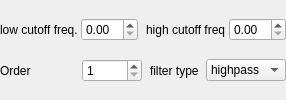
                <widget class="QWidget" name="digitalFilterTab">
                 <property name="sizePolicy">
                  <sizepolicy hsizetype="Preferred" vsizetype="Minimum">
                   <horstretch>0</horstretch>
                   <verstretch>0</verstretch>
                  </sizepolicy>
                 </property>
                 <layout class="QVBoxLayout" name="verticalLayout_4">
                  <property name="spacing">
                   <number>3</number>
                  </property>
                  <property name="leftMargin">
                   <number>0</number>
                  </property>
                  <property name="topMargin">
                   <number>3</number>
                  </property>
                  <property name="rightMargin">
                   <number>0</number>
                  </property>
                  <property name="bottomMargin">
                   <number>3</number>
                  </property>
                  <item>
                   <layout class="QHBoxLayout" name="numDigitalFilter" stretch="1,1">
                    <item>
                     <layout class="QHBoxLayout" name="horizontalLayout_32" stretch="4,3">
                      <property name="leftMargin">
                       <number>0</number>
                      </property>
                      <item>
                       <widget class="QLabel" name="label_3">
                        <property name="text">
                         <string>low cutoff freq.</string>
                        </property>
                       </widget>
                      </item>
                      <item>
                       <widget class="QDoubleSpinBox" name="lowcut">
                        <property name="toolTip">
                         <string>low cutoff frequency</string>
                        </property>
                        <property name="singleStep">
                         <double>0.100000000000000</double>
                        </property>
                       </widget>
                      </item>
                     </layout>
                    </item>
                    <item>
                     <layout class="QHBoxLayout" name="horizontalLayout_33" stretch="4,3">
                      <property name="leftMargin">
                       <number>5</number>
                      </property>
                      <item>
                       <widget class="QLabel" name="label_2">
                        <property name="text">
                         <string>high cutoff freq</string>
                        </property>
                       </widget>
                      </item>
                      <item>
                       <widget class="QDoubleSpinBox" name="highcut">
                        <property name="toolTip">
                         <string>high cutoff frequency</string>
                        </property>
                        <property name="singleStep">
                         <double>0.100000000000000</double>
                        </property>
                       </widget>
                      </item>
                     </layout>
                    </item>
                   </layout>
                  </item>
                  <item>
                   <layout class="QHBoxLayout" name="horizontalLayout_6" stretch="0,0">
                    <item>
                     <layout class="QHBoxLayout" name="horizontalLayout_34" stretch="4,3">
                      <property name="leftMargin">
                       <number>0</number>
                      </property>
                      <item>
                       <widget class="QLabel" name="label_5">
                        <property name="text">
                         <string>Order</string>
                        </property>
                       </widget>
                      </item>
                      <item>
                       <widget class="QSpinBox" name="order">
                        <property name="minimum">
                         <number>1</number>
                        </property>
                        <property name="maximum">
                         <number>1000</number>
                        </property>
                       </widget>
                      </item>
                     </layout>
                    </item>
                    <item>
                     <layout class="QHBoxLayout" name="horizontalLayout_35" stretch="4,3">
                      <property name="leftMargin">
                       <number>5</number>
                      </property>
                      <item>
                       <widget class="QLabel" name="label_4">
                        <property name="text">
                         <string>filter type</string>
                        </property>
                       </widget>
                      </item>
                      <item>
                       <widget class="QComboBox" name="filterType">
                        <item>
                         <property name="text">
                          <string>highpass</string>
                         </property>
                        </item>
                        <item>
                         <property name="text">
                          <string>lowpass</string>
                         </property>
                        </item>
                       </widget>
                      </item>
                     </layout>
                    </item>
                   </layout>
                  </item>
                 </layout>
                </widget>
